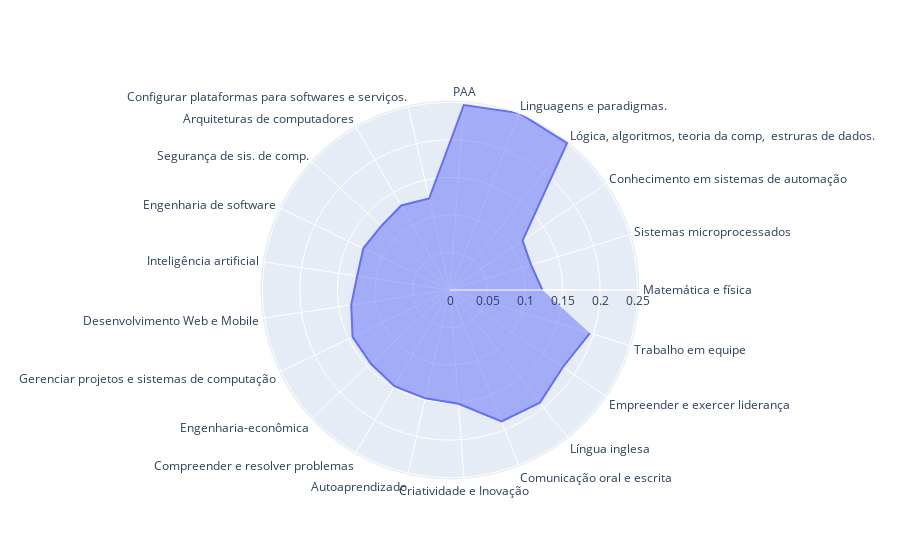

Notebook source saved alongside this figure:
### Markdown cell above
#### Aluno

Propagadas sobre os grafos

### Code cell
fig = Plot.spider_plot(
    categorias,
    "Visão do aluno",
    list(visao_aluno.values()))
fig

### Figure 1 — Plotly figure (JSON) as saved in the notebook; plotly's stock layout.template omitted (floating-point values rounded to 4 significant figures)
{"data": [{"fill": "toself", "name": "Visão do aluno", "r": [0.123, 0.113, 0.117, 0.25, 0.253, 0.247, 0.125, 0.13, 0.125, 0.128, 0.125, 0.133, 0.144, 0.144, 0.148, 0.148, 0.152, 0.188, 0.192, 0.182, 0.195], "theta": ["Matemática e física", "Sistemas microprocessados", "Conhecimento em sistemas de automação ", "Lógica, algoritmos, teoria da comp,  estruras de dados.", "Linguagens e paradigmas.", "PAA", "Configurar plataformas para softwares e serviços.", "Arquiteturas de computadores", "Segurança de sis. de comp.", "Engenharia de software", "Inteligência artificial", "Desenvolvimento Web e Mobile", "Gerenciar projetos e sistemas de computação", "Engenharia-econômica", "Compreender e resolver problemas", "Autoaprendizado", "Criatividade e Inovação", "Comunicação oral e escrita", "Língua inglesa", "Empreender e exercer liderança", "Trabalho em equipe"], "type": "scatterpolar"}], "layout": {}}
